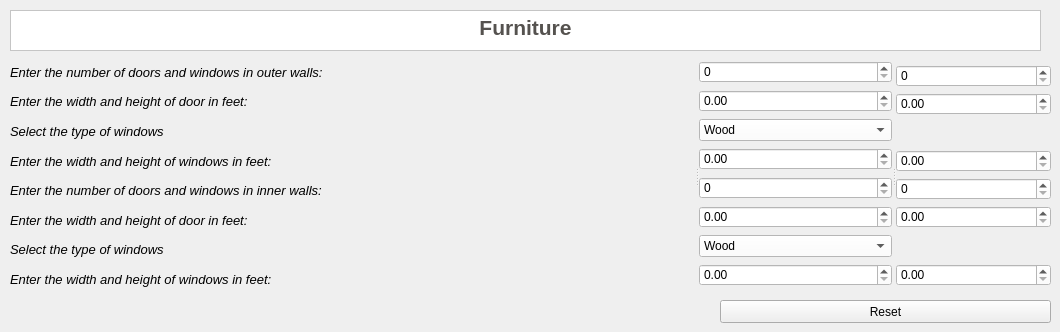
    <widget class="QWidget" name="page_4">
     <widget class="QTextBrowser" name="TBF_3">
      <property name="geometry">
       <rect>
        <x>10</x>
        <y>10</y>
        <width>1031</width>
        <height>41</height>
       </rect>
      </property>
      <property name="styleSheet">
       <string notr="true">background-color:rgb(255, 255, 255)</string>
      </property>
      <property name="html">
       <string>&lt;!DOCTYPE HTML PUBLIC &quot;-//W3C//DTD HTML 4.0//EN&quot; &quot;http://www.w3.org/TR/REC-html40/strict.dtd&quot;&gt;
&lt;html&gt;&lt;head&gt;&lt;meta name=&quot;qrichtext&quot; content=&quot;1&quot; /&gt;&lt;style type=&quot;text/css&quot;&gt;
p, li { white-space: pre-wrap; }
&lt;/style&gt;&lt;/head&gt;&lt;body style=&quot; font-family:'MS Shell Dlg 2'; font-size:7.8pt; font-weight:400; font-style:normal;&quot;&gt;
&lt;p align=&quot;center&quot; style=&quot; margin-top:0px; margin-bottom:0px; margin-left:0px; margin-right:0px; -qt-block-indent:0; text-indent:0px;&quot;&gt;&lt;span style=&quot; font-size:16pt; font-weight:600; color:#55524f;&quot;&gt;Furniture&lt;/span&gt;&lt;/p&gt;&lt;/body&gt;&lt;/html&gt;</string>
      </property>
     </widget>
     <widget class="QWidget" name="verticalLayoutWidget_3">
      <property name="geometry">
       <rect>
        <x>0</x>
        <y>50</y>
        <width>2</width>
        <height>2</height>
       </rect>
      </property>
      <layout class="QVBoxLayout" name="verticalLayout_3"/>
     </widget>
     <widget class="QSplitter" name="splitter_2">
      <property name="geometry">
       <rect>
        <x>10</x>
        <y>60</y>
        <width>1041</width>
        <height>231</height>
       </rect>
      </property>
      <property name="orientation">
       <enum>Qt::Horizontal</enum>
      </property>
      <widget class="QWidget" name="layoutWidget">
       <layout class="QVBoxLayout" name="verticalLayout_9">
        <item>
         <widget class="QLabel" name="label_12">
          <property name="font">
           <font>
            <pointsize>10</pointsize>
            <italic>true</italic>
           </font>
          </property>
          <property name="text">
           <string>Enter the number of doors and windows in outer walls:</string>
          </property>
         </widget>
        </item>
        <item>
         <widget class="QLabel" name="label_7">
          <property name="font">
           <font>
            <pointsize>10</pointsize>
            <italic>true</italic>
           </font>
          </property>
          <property name="text">
           <string>Enter the width and height of door in feet:</string>
          </property>
         </widget>
        </item>
        <item>
         <widget class="QLabel" name="label_6">
          <property name="font">
           <font>
            <pointsize>10</pointsize>
            <italic>true</italic>
           </font>
          </property>
          <property name="text">
           <string>Select the type of windows</string>
          </property>
         </widget>
        </item>
        <item>
         <widget class="QLabel" name="label_8">
          <property name="font">
           <font>
            <pointsize>10</pointsize>
            <italic>true</italic>
           </font>
          </property>
          <property name="text">
           <string>Enter the width and height of windows in feet:</string>
          </property>
         </widget>
        </item>
        <item>
         <widget class="QLabel" name="label_9">
          <property name="font">
           <font>
            <pointsize>10</pointsize>
            <italic>true</italic>
           </font>
          </property>
          <property name="text">
           <string>Enter the number of doors and windows in inner walls:</string>
          </property>
         </widget>
        </item>
        <item>
         <widget class="QLabel" name="label_11">
          <property name="font">
           <font>
            <pointsize>10</pointsize>
            <italic>true</italic>
           </font>
          </property>
          <property name="text">
           <string>Enter the width and height of door in feet:</string>
          </property>
         </widget>
        </item>
        <item>
         <widget class="QLabel" name="label_13">
          <property name="font">
           <font>
            <pointsize>10</pointsize>
            <italic>true</italic>
           </font>
          </property>
          <property name="text">
           <string>Select the type of windows</string>
          </property>
         </widget>
        </item>
        <item>
         <widget class="QLabel" name="label_10">
          <property name="font">
           <font>
            <pointsize>10</pointsize>
            <italic>true</italic>
           </font>
          </property>
          <property name="text">
           <string>Enter the width and height of windows in feet:</string>
          </property>
         </widget>
        </item>
       </layout>
      </widget>
      <widget class="QWidget" name="layoutWidget">
       <layout class="QVBoxLayout" name="verticalLayout_8">
        <item>
         <widget class="QSpinBox" name="DSNOD">
          <property name="minimumSize">
           <size>
            <width>71</width>
            <height>22</height>
           </size>
          </property>
          <property name="styleSheet">
           <string notr="true">background-color:rgb(255, 255, 255)</string>
          </property>
         </widget>
        </item>
        <item>
         <widget class="QDoubleSpinBox" name="DSODW">
          <property name="styleSheet">
           <string notr="true">background-color: rgb(255, 255, 255);</string>
          </property>
         </widget>
        </item>
        <item>
         <widget class="QComboBox" name="CBTWI">
          <property name="styleSheet">
           <string notr="true">background-color: rgb(255, 255, 255);</string>
          </property>
          <item>
           <property name="text">
            <string>Wood</string>
           </property>
          </item>
          <item>
           <property name="text">
            <string>Aluminium</string>
           </property>
          </item>
          <item>
           <property name="text">
            <string>PVC</string>
           </property>
          </item>
         </widget>
        </item>
        <item>
         <widget class="QDoubleSpinBox" name="DSOWNW">
          <property name="styleSheet">
           <string notr="true">
background-color: rgb(255, 255, 255);</string>
          </property>
          <property name="singleStep">
           <double>0.010000000000000</double>
          </property>
         </widget>
        </item>
        <item>
         <widget class="QSpinBox" name="DSNDI">
          <property name="minimumSize">
           <size>
            <width>71</width>
            <height>22</height>
           </size>
          </property>
          <property name="styleSheet">
           <string notr="true">background-color:rgb(255, 255, 255)</string>
          </property>
         </widget>
        </item>
        <item>
         <widget class="QDoubleSpinBox" name="DSIDW">
          <property name="styleSheet">
           <string notr="true">
background-color: rgb(255, 255, 255);

</string>
          </property>
         </widget>
        </item>
        <item>
         <widget class="QComboBox" name="CBTWO">
          <property name="styleSheet">
           <string notr="true">background-color: rgb(255, 255, 255);</string>
          </property>
          <item>
           <property name="text">
            <string>Wood</string>
           </property>
          </item>
          <item>
           <property name="text">
            <string>Aluminium</string>
           </property>
          </item>
          <item>
           <property name="text">
            <string>PVC</string>
           </property>
          </item>
         </widget>
        </item>
        <item>
         <widget class="QDoubleSpinBox" name="DSIWNW">
          <property name="styleSheet">
           <string notr="true">
background-color: rgb(255, 255, 255);</string>
          </property>
         </widget>
        </item>
       </layout>
      </widget>
      <widget class="QWidget" name="layoutWidget">
       <layout class="QVBoxLayout" name="verticalLayout_6">
        <property name="topMargin">
         <number>5</number>
        </property>
        <property name="bottomMargin">
         <number>5</number>
        </property>
        <item>
         <widget class="QSpinBox" name="DSNOW">
          <property name="minimumSize">
           <size>
            <width>71</width>
            <height>22</height>
           </size>
          </property>
          <property name="styleSheet">
           <string notr="true">background-color:rgb(255, 255, 255)</string>
          </property>
         </widget>
        </item>
        <item>
         <widget class="QDoubleSpinBox" name="DSODH">
          <property name="styleSheet">
           <string notr="true">
background-color: rgb(255, 255, 255);</string>
          </property>
         </widget>
        </item>
        <item>
         <spacer name="verticalSpacer">
          <property name="orientation">
           <enum>Qt::Vertical</enum>
          </property>
          <property name="sizeHint" stdset="0">
           <size>
            <width>20</width>
            <height>40</height>
           </size>
          </property>
         </spacer>
        </item>
        <item>
         <widget class="QDoubleSpinBox" name="DSOWNH">
          <property name="styleSheet">
           <string notr="true">
background-color: rgb(255, 255, 255);</string>
          </property>
          <property name="singleStep">
           <double>0.010000000000000</double>
          </property>
         </widget>
        </item>
        <item>
         <widget class="QSpinBox" name="DSNWI">
          <property name="minimumSize">
           <size>
            <width>71</width>
            <height>22</height>
           </size>
          </property>
          <property name="styleSheet">
           <string notr="true">background-color:rgb(255, 255, 255)</string>
          </property>
         </widget>
        </item>
        <item>
         <widget class="QDoubleSpinBox" name="DSIDH">
          <property name="styleSheet">
           <string notr="true">background-color: rgb(255, 255, 255);</string>
          </property>
         </widget>
        </item>
        <item>
         <spacer name="verticalSpacer_2">
          <property name="orientation">
           <enum>Qt::Vertical</enum>
          </property>
          <property name="sizeHint" stdset="0">
           <size>
            <width>20</width>
            <height>40</height>
           </size>
          </property>
         </spacer>
        </item>
        <item>
         <widget class="QDoubleSpinBox" name="DSIWNH">
          <property name="styleSheet">
           <string notr="true">
background-color: rgb(255, 255, 255);
</string>
          </property>
         </widget>
        </item>
       </layout>
      </widget>
     </widget>
     <widget class="QPushButton" name="pushButton_16">
      <property name="geometry">
       <rect>
        <x>720</x>
        <y>300</y>
        <width>331</width>
        <height>23</height>
       </rect>
      </property>
      <property name="text">
       <string>Reset</string>
      </property>
     </widget>
    </widget>
